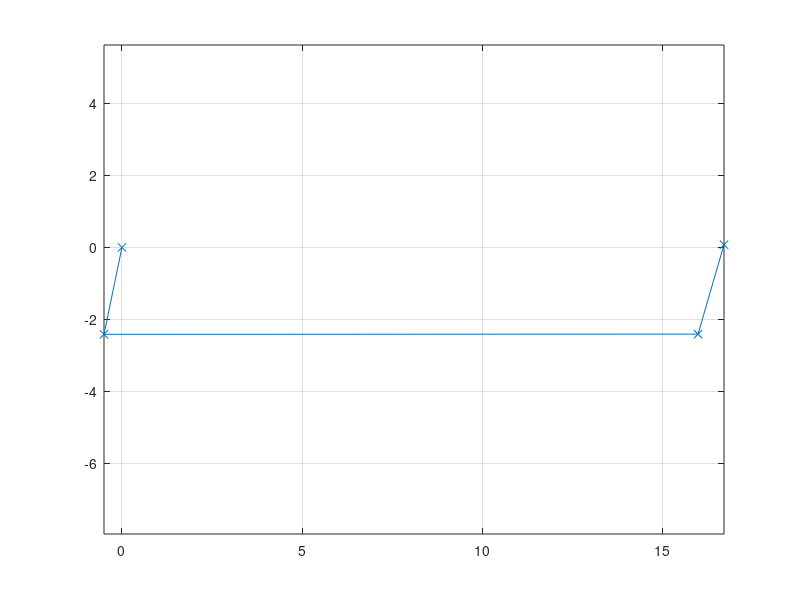
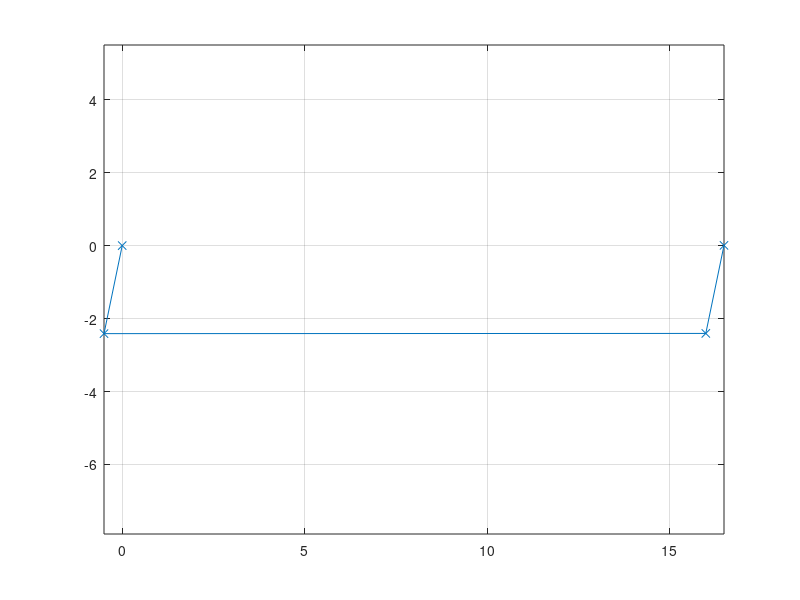

Here is the MATLAB script that generated these plots, in order: (Note: this script raises an error after producing the figures.)
function PrepareMap()

close all

corner1 = [121.597471509 31.248058897];
corner2 = [121.597474425 31.248100698];
corner3 = [121.59732666 31.24808036];
corner4 = [121.59732180 31.24803710];
Corner = [corner1; corner2; corner3; corner4];
for i = 1 : size(Corner)
   xz(i,:) = GPS2UTM(Corner(i,:)); 
    
end


yAng = -173.1245  -90 + 180-1.7;
yAng2 = -10;
xz = xz*roty(yAng)';
xz = xz - xz(1,:);
figure,plot(xz(:,1), xz(:,3),'-x');axis equal;grid on;

len1 = norm(xz(2,:));
dir1 = xz(2,:)./norm(xz(2,:));

pt3 = xz(3,:) - len1.*dir1;
xz0 = xz;
xz(4,:) = pt3;
figure,plot(xz(:,1), xz(:,3),'-x');axis equal;grid on;
err1 = norm(xz(2,:) - xz(3,:)) - norm(xz(4,:));
err2 = norm(xz(2,:) - xz(1,:)) - norm(xz(4,:) - xz(3,:));

ang1 = CalcDegree(xz(2,:) - xz(1,:), xz(2,:) - xz(3,:));
ang11 = CalcDegree(xz(4,:) - xz(3,:), xz(4,:) - xz(1,:));

ang2 = CalcDegree(xz(4,:) - xz(3,:), xz(2,:) - xz(3,:));
ang22 = CalcDegree(xz(4,:) - xz(1,:), xz(2,:) - xz(1,:));


xz2 = xz*roty(yAng2)';
figure,plot(xz2(:,1), xz2(:,3),'-x');axis equal;grid on;

end

function xz = GPS2UTM(input)
% lat = 40.0691643333333;
% lon = 116.242161333333;  

lat = input(1);
lon = input(2);

kD2R = pi/180;
ZoneNumber = floor((lon - 1.5) / 3.0) + 1;
  L0 = ZoneNumber * 3.0;

  a = 6378137.0;
  F = 298.257223563;
  f = 1 / F;
  b = a * (1 - f);
  ee = (a * a - b * b) / (a * a);
  e2 = (a * a - b * b) / (b * b);
  n = (a - b) / (a + b); n2 = (n * n); n3 = (n2 * n); n4 = (n2 * n2); n5 = (n4 * n);
  al = (a + b) * (1 + n2 / 4 + n4 / 64) / 2.0;
  bt = -3 * n / 2 + 9 * n3 / 16 - 3 * n5 / 32.0;
  gm = 15 * n2 / 16 - 15 * n4 / 32;
  dt = -35 * n3 / 48 + 105 * n5 / 256;
  ep = 315 * n4 / 512;
  B = lat * kD2R;
  L = lon * kD2R;
  L0 = L0 * kD2R;
  l = L - L0;cl = (cos(B) * l);cl2 = (cl * cl); cl3 = (cl2 * cl); cl4 = (cl2 * cl2); cl5 = (cl4 * cl); cl6 = (cl5 * cl); cl7 = (cl6 * cl); cl8 = (cl4 * cl4);
  lB = al * (B + bt * sin(2 * B) + gm * sin(4 * B) + dt * sin(6 * B) + ep * sin(8 * B));
  t = tan(B); t2 = (t * t); t4 = (t2 * t2); t6 = (t4 * t2);
  Nn = a / sqrt(1 - ee * sin(B) * sin(B));
  yt = e2 * cos(B) * cos(B);
  N = lB;
  N = N + t * Nn * cl2 / 2;
  N = N + t * Nn * cl4 * (5 - t2 + 9 * yt + 4 * yt * yt) / 24;
  N = N + t * Nn * cl6 * (61 - 58 * t2 + t4 + 270 * yt - 330 * t2 * yt) / 720;
  N = N + t * Nn * cl8 * (1385 - 3111 * t2 + 543 * t4 - t6) / 40320;
  E = Nn * cl;
  E = E + Nn * cl3 * (1 - t2 + yt) / 6;
  E = E + Nn * cl5 * (5 - 18 * t2 + t4 + 14 * yt - 58 * t2 * yt) / 120;
  E = E + Nn * cl7 * (61 - 479 * t2 + 179 * t4 - t6) / 5040;
  E = E + 500000;
  N = 0.9996 * N;
  E = 0.9996 * (E - 500000.0) + 500000.0;
  xz = [E 0 N];
end
function theta = CalcDegree(vec1, vec2)
if 0
    theta = min([rad2deg(acos(dot(vec1, vec2)/norm(vec1)/norm(vec2))); rad2deg(acos(dot(vec1, -vec2)/norm(vec1)/norm(vec2)))]);
else
    
    [vec1_norm, ~] = NormalizeVector(vec1);
    [vec2_norm, ~] = NormalizeVector(vec2);
    theta = min([rad2deg(acos(dot(vec1_norm', vec2_norm')')) rad2deg(acos(dot(vec1_norm', -vec2_norm')'))]')';
    
end
end